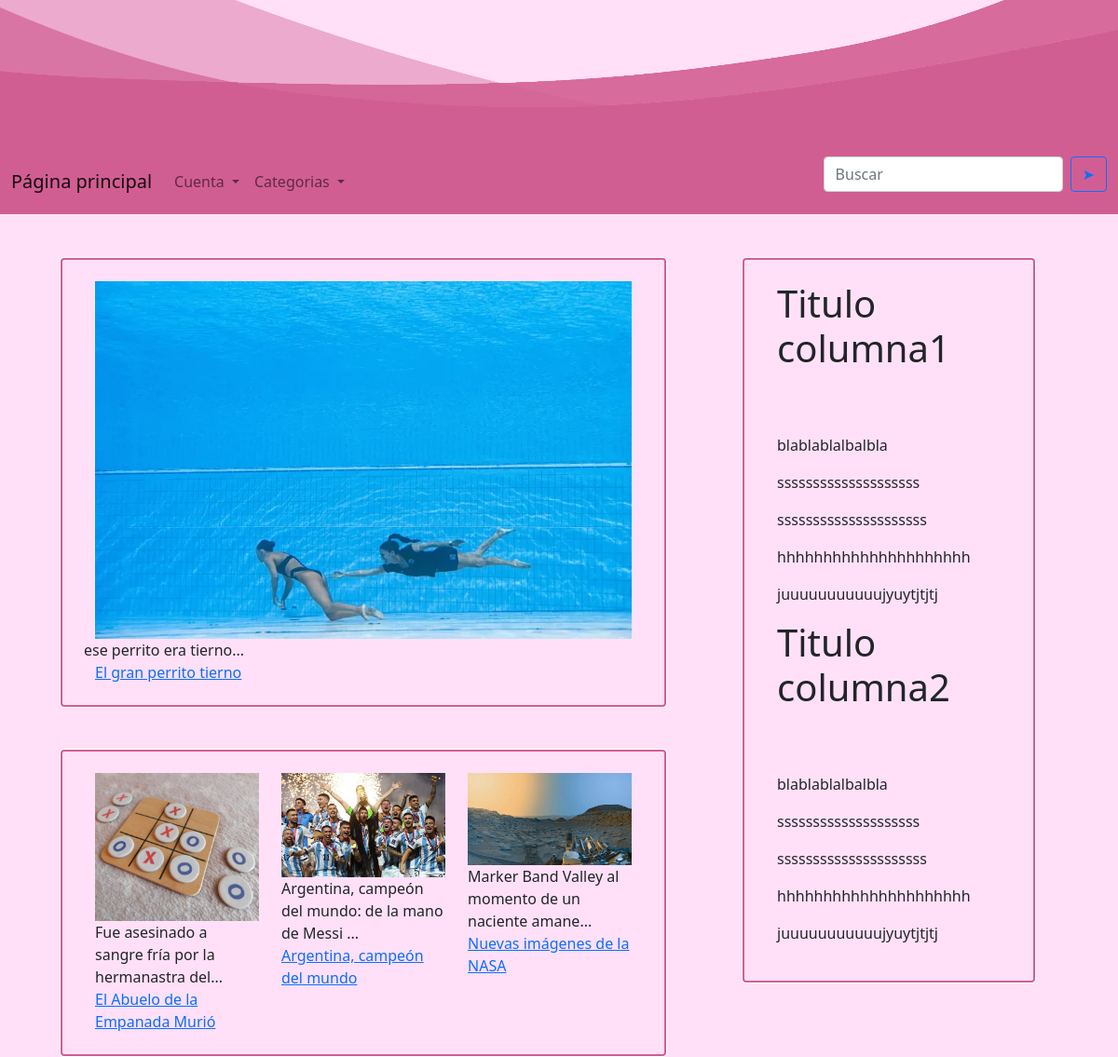
The page / on the database its author committed.
### app.py (models this page shows)
class Noticia(db.Model):
    __tablename__ = "Noticias"
    id = db.Column(db.Integer, primary_key=True)
    titulo = db.Column(db.String(50), nullable=False)
    imagen = db.Column(db.String(120), nullable=False)
    subtitulo = db.Column(db.String(300), nullable=False)
    resaltado = db.Column(db.String(500), nullable=False)
    columna1 = db.Column(db.String(2000), nullable=False)
    columna2 = db.Column(db.String(2000), nullable=False)
    categoria = db.Column(db.String(16), nullable=False)

### app.py (the view)
@app.route('/')
def index():
    tamano = db.session.query(Noticia).count()+1
    noticias = Noticia.query.all()
    lista_ultimas = []
    for noticia in noticias:
        if noticia.id >= (tamano - 4):
            lista_ultimas.append(noticia)
    return render_template('index.html', noticias=lista_ultimas, tamano=tamano)

### app.py (called while the page is built)
def resumirSubtitulo(noticia):
    i = 0
    resumido = ''
    for caracter in noticia.subtitulo:
        i +=1
        if (i < 51):
            resumido += caracter
    return resumido

### templates/index.html (shortened to what this page needs)
{% extends "navbar.html" %}
{% block head %}
{{ super() }}
{% endblock %}
{% block body %}
{{super()}}
<div class="container">
    <div class="row no-outline-row align-items-start">
        <div class="col-md-8">
            {% for noticia in noticias  %}
                {% if noticia.id == (tamano-1) %}
                <div class="row"><img class="news-img" src= '/static{{noticia.imagen}}' >
                    {{ resumirSubtitulo(noticia) }}...
                    <br>
                    <a href="{{url_for('ir_a_noticia',id=(noticia.id))}}">{{ noticia.titulo }}</a>
                </div>
             {% endif %}
             {% endfor %}
                <div class="row">
            {% for noticia in noticias  %}
                {% if noticia.id != (tamano-1) %}
                <div class="col"><img class="news-img" src= '/static{{noticia.imagen}}'>
                    {{ resumirSubtitulo(noticia) }}...
                    <br>
                    <a href="{{url_for('ir_a_noticia',id=(noticia.id))}}">{{ noticia.titulo }}</a>
                </div>
                {% endif %}
            {% endfor %}
        </div>
    </div>
        <div class="col-md-4">
            <div class="row small-row">
                <div class="info-column">
                    <h1>Titulo columna1</h1>
                    <p>blablablalbalbla</p>
                    <p>ssssssssssssssssssss</p>
                    <p>sssssssssssssssssssss</p>
                    <p>hhhhhhhhhhhhhhhhhhhhh</p>
                    <p>juuuuuuuuuuujyuytjtjtj</p>
                </div>
                <div class="info-column">
                    <h1>Titulo columna2</h1>
                    <p>blablablalbalbla</p>
                    <p>ssssssssssssssssssss</p>
                    <p>sssssssssssssssssssss</p>
                    <p>hhhhhhhhhhhhhhhhhhhhh</p>
                    <p>juuuuuuuuuuujyuytjtjtj</p>
                </div>
            </div>
        </div>
    </div>
</div>
{% endblock %}

### static/css/noticias.css (style rules this page uses)
.row { margin-top: 4vw; margin-left: 1vw; margin-bottom: 4vw; padding-top: 2vw; margin-right: 3vw; padding-bottom: 2vw; padding-left: 2vw; padding-right: 2vw; outline: auto; outline-color: #d15e92; }
.small-row { margin-left: 2vw !important; margin-right: 0vw!important; }
.no-outline-row { margin-top: 0!important; margin-left: 0!important; margin-bottom: 0!important; padding-top: 0!important; padding-bottom: 0!important; padding-left: 0!important; padding-right: 0!important; outline: none !important; }
body { background: #ffe0f8 !important; }
h1, .fs-4 { padding-bottom: 5vw; }
.news-img { width: inherit; }
.container { justify-content: right; }

### rows shown on the page
Noticia: imagen (picture), subtitulo "ese perrito era tierno", titulo "El gran perrito tierno"
Noticia: imagen (picture), subtitulo "Fue asesinado a sangre fría por la hermanastra del", titulo "El Abuelo de la Empanada Murió"
Noticia: imagen (picture), subtitulo "Argentina, campeón del mundo: de la mano de Messi", titulo "Argentina, campeón del mundo"
Noticia: imagen (picture), subtitulo "Marker Band Valley al momento de un naciente amane", titulo "Nuevas imágenes de la NASA"
